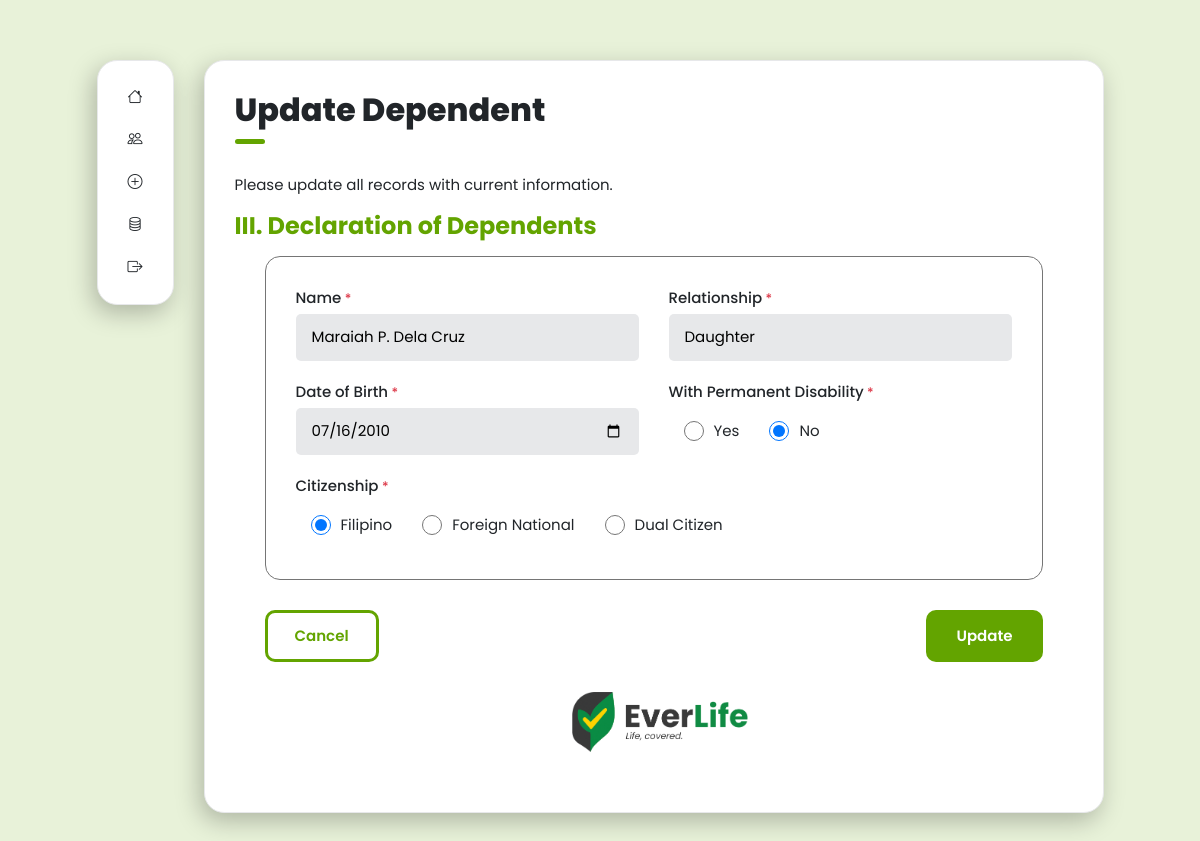
The page /crud/update-dependent.php?dep_id=2 on the database its author committed.
### tables this page shows
CREATE TABLE `dependents` (
  `pin` bigint(12) NOT NULL,
  `dep_id` bigint(12) NOT NULL,
  `dep_name` varchar(40) NOT NULL,
  `dep_birth_date` date NOT NULL,
  `dep_citizenship` char(2) NOT NULL,
  `dep_perm_disability` char(1) NOT NULL,
  `relationship` varchar(30) NOT NULL
);

### crud/update-dependent.php (the view, shortened to what this page needs)
<?php
$servername = "localhost";
$username = "root";
$password = "";
$database = "everlife";
$connection = new mysqli( $servername, $username, $password, $database );
$dep_name = "";
$dep_birth_date = "";
$dep_citizenship = "";
$dep_perm_disability = "";
$relationship = "";
if ( $_SERVER['REQUEST_METHOD'] == 'GET' ) {
    $dep_id = $_GET["dep_id"];
    $sql = "SELECT * FROM dependents WHERE dep_id = $dep_id";
    $result = $connection->query( $sql );
    $row = $result->fetch_assoc();
    $dep_name = $row["dep_name"];
    $dep_birth_date = $row["dep_birth_date"];
    $dep_citizenship = $row["dep_citizenship"];
    $dep_perm_disability = $row["dep_perm_disability"];
    $relationship = $row["relationship"];
}
?>
<!DOCTYPE html>
<html lang="en">
<head>
    <link rel="stylesheet" href="../styles/css/registration.css">
    <link rel="stylesheet" href="https://cdn.jsdelivr.net/npm/bootstrap-icons@1.11.3/font/bootstrap-icons.min.css">
    <link rel="stylesheet" href="https://cdn.jsdelivr.net/npm/bootstrap@5.3.3/dist/css/bootstrap.min.css">
</head>
<body>
    <div class="global-container">
        <div class="nav">
            <ul class="nav-list">
                <li class="nav-item">
                    <a href="admin-home.php"><i class="bi bi-house"></i><span>Home</span></a>
                </li>
                <li class="nav-item">
                    <a href="../admin/admin-about.php"><i class="bi bi-people"></i><span>About</span></a>
                </li>
                <li class="nav-item">
                    <a href="../admin/admin-registration.php"><i class="bi bi-plus-circle"></i><span>Registration</span></a>
                </li>
                <li class="nav-item">
                    <a href="../admin/admin-members.php"><i class="bi bi-database"></i><span>Database</span></a>
                </li>
                <li class="nav-item">
                    <a href="../index.php"><i class="bi bi-box-arrow-right"></i><span>Exit</span></a>
                </li>
            </ul>
        </div>
        <div class="main-content">
            <div class="content">
                <header>
                    <h2 class="title">Update Dependent</h2>
                    <div class="instructions">
                        <p>Please update all records with current information.</p>
                    </div>
                </header>
                <form id="registration-form" method="post" class="form">
                    <h3 class="sub-title">III. Declaration of Dependents</h3>
                    <div id="dependent-forms-container">
                        <div class="container-form dep-base">
                            <div>
                                <label class="label-form d-block">Name<small>&nbsp;*</small></label>
                                <input id="input-depName" type="text" class="input-form" name="dep_name" value="<?php echo $dep_name; ?>">
                            </div>
                            <div>
                                <label class="label-form d-block">Relationship<small>&nbsp;*</small></label>
                                <input id="input-depRelationship" type="text" class="input-form" name="relationship" value="<?php echo $relationship; ?>">
                            </div>
                            <div>
                                <label class="label-form d-block">Date of Birth<small>&nbsp;*</small></label>
                                <input id="input-depBday" type="date" class="input-form" name="dep_birth_date" value="<?php echo $dep_birth_date; ?>">
                            </div>
                            <div>
                                <label class="label-form">With Permanent Disability<small>&nbsp;*</small></label>
                                <div class="with-radio-btn">
                                    <div class="d-flex align-items-center">
                                        <input type="radio" class="radio-form" name="dep_perm_disability" <?php if ($dep_perm_disability=="Y") echo "checked";?> onclick="depRadioValue()" value="Y">
                                        <label>Yes</label>
                                    </div>
                                    <div class="d-flex align-items-center">
                                        <input type="radio" class="radio-form" name="dep_perm_disability" <?php if ($dep_perm_disability=="N") echo "checked";?> onclick="depRadioValue()" value="N">
                                        <label>No</label>
                                    </div>
                                </div>
                            </div>
                            <div class="column-2">
                                <label class="label-form">Citizenship<small>&nbsp;*</small></label>
                                <div class="with-radio-btn">
                                    <div class="d-flex align-items-center">
                                        <input type="radio" class="radio-form" name="dep_citizenship" <?php if ($dep_citizenship=="F") echo "checked";?> onclick="depRadioValue()" value="F">
                                        <label>Filipino</label>
                                    </div>
                                    <div class="d-flex align-items-center">
                                        <input type="radio" class="radio-form" name="dep_citizenship" <?php if ($dep_citizenship=="FN") echo "checked";?> onclick="depRadioValue()" value="FN">
                                        <label>Foreign National</label>
                                    </div>
                                    <div class="d-flex align-items-center">
                                    <input type="radio" class="radio-form" name="dep_citizenship" <?php if ($dep_citizenship=="DC") echo "checked";?> onclick="depRadioValue()" value="DC">
                                        <label>Dual Citizen</label>
                                    </div>
                                </div>
                            </div>
                        </div>
                    </div>
                    <div class="registration-btns dependents-btn">
                        <a id="clearButton" type="button" class="clear-btn text-decoration-none" href="../admin/admin-dependents.php">Cancel</a>
                        <button id="checkButton" type="button" class="submit-btn" onclick="displayDepValue()">Update</button>
                    </div>
                </form>
                <a href="../admin/admin-home.php" class="org-logo">
                    <img src="../images/logo-name.png" alt="org-logo" draggable="false">
                </a>
            </div>
        </div>
    </div>
</body>
</html>

### styles/css/registration.css (style rules this page uses)
* { box-sizing: border-box; font-family: "Poppins", sans-serif; font-size: 15px; margin: 0; padding: 0; }
body { background: #E8F2D9 !important; }
body .global-container { display: flex; align-items: start; justify-content: center; gap: 30px; margin: 60px auto; min-width: 340px; }
body .global-container .nav { background: #FFFFFF; border: 1px solid #E7E8EA; border-radius: 20px; box-shadow: -4px 8px 24px hsla(0, 0%, 0%, 0.25); padding: 15px; }
@media screen and (min-width: 1055px) { body .global-container .nav { position: sticky; top: 60px; } }
body .global-container .nav .nav-list { margin: 0; padding: 0; list-style: none; }
body .global-container .nav .nav-list .nav-item { border-radius: 10px; cursor: pointer; padding: 10px 15px; transition: all 0.3s ease-in-out; }
body .global-container .nav .nav-list .nav-item a { color: #212529; display: block; text-decoration: none; }
body .global-container .main-content { position: relative; width: -moz-max-content; width: max-content; }
body .global-container .main-content .content { animation: fade 0.5s ease backwards; background: #FFFFFF; border: 1px solid #E7E8EA; border-radius: 20px; box-shadow: -4px 8px 24px hsla(0, 0%, 0%, 0.25); height: auto; padding: 30px; width: 900px; }
.content .title { font-size: 32px; font-weight: 800; margin-bottom: 30px; padding-bottom: 15px; position: relative; }
.content .title::after { background: #63A400; border-radius: 5px; bottom: 0; content: ""; left: 0; height: 5px; position: absolute; width: 30px; }
.content .instructions { margin-bottom: 15px; }
.content .instructions p { margin: 0; }
.content .sub-title { color: #63A400; font-size: 24px; font-weight: 700; margin-bottom: 15px; }
.content .container-form { align-items: end; display: grid; gap: 20px 30px; grid-template-columns: repeat(2, 1fr); margin: 15px 0 30px 0; }
@media screen and (min-width: 1055px) { .content .container-form { margin: 0 30px 30px 30px; padding-top: 15px; } }
.content .container-form .label-form { display: block; font-weight: 500; margin-bottom: 5px; }
.content .container-form .label-form small { color: #DC3545; }
.content .container-form .input-form { background: #E7E8EA; border: none; border-radius: 5px; padding: 12px 16px; width: 100%; }
.content .container-form .radio-form, .content .container-form .checkbox-form { height: 20px; margin-right: 10px; width: 20px; }
.content .container-form .with-radio-btn { display: flex; align-items: center; justify-content: start; flex-wrap: wrap; gap: 10px 40px; margin: 0 15px; min-height: 46.5px; }
.content .container-form.dep-base { border: 1px solid #757575; border-radius: 15px; margin: 15px 30px; padding: 30px; position: relative; }
@media screen and (min-width: 768px) { .content .container-form.dep-base .with-radio-btn { gap: 10px 30px; } }
.content .container-form .column-2 { grid-column: span 2; }
.content .registration-btns { display: flex; align-items: center; justify-content: space-between; gap: 25px; margin: 0 30px; }
.content .registration-btns .clear-btn { background-color: #FFFFFF; border: 3px #63A400 solid; border-radius: 10px; color: #63A400; font-weight: 600; padding: 12px 27px; transition: all 0.3s ease-in-out; }
.content .registration-btns .submit-btn { background-color: #63A400; border: none; color: #FFFFFF; border-radius: 10px; font-weight: 600; padding: 15px 30px; text-decoration: none; transition: all 0.3s ease-in-out; }
.content .registration-btns.dependents-btn { margin-top: 30px; }
.content .org-logo { display: none; }
@media screen and (min-width: 1055px) { .content .org-logo { display: block; height: 60px; width: 163.887px; margin: 30px auto; } }
.content .org-logo img { height: 100%; }

### rows shown on the page
dependents: dep_name "Maraiah P. Dela Cruz", relationship "Daughter", dep_birth_date "07/16/2010", dep_perm_disability "☑", dep_citizenship "☑"
